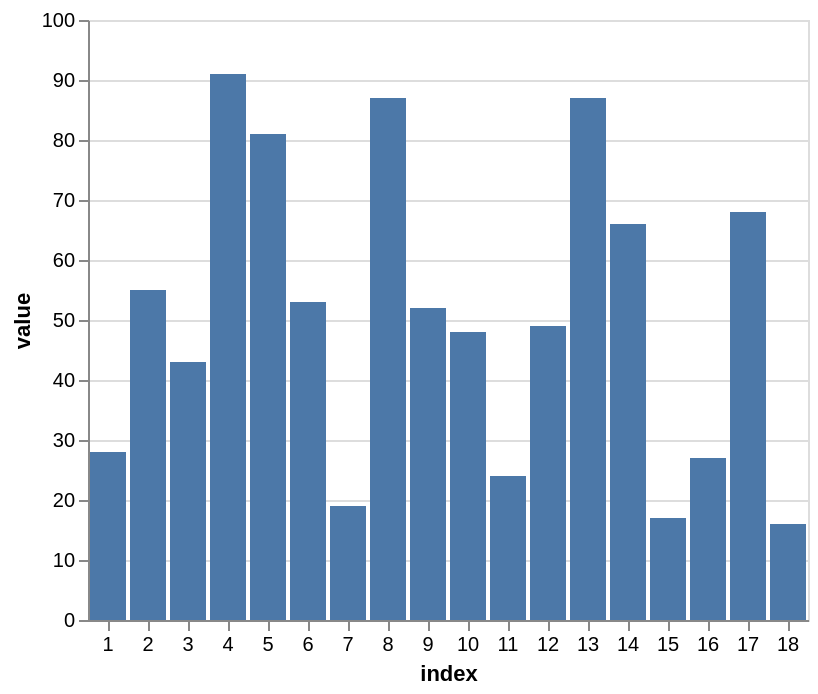

Express this chart as Vega-Lite.
### Vega-Lite specification from a JSON file in a GitHub repository (floating-point values rounded to 4 significant figures)
{"$schema": "https://vega.github.io/schema/vega-lite/v5.json", "description": "A simple bar chart with embedded data.", "data": {"values": [{"index": 1, "value": 28, "position": 1, "category": "A"}, {"index": 2, "value": 55, "position": 2, "category": "A"}, {"index": 3, "value": 43, "position": 3, "category": "A"}, {"index": 4, "value": 91, "position": 4, "category": "A"}, {"index": 5, "value": 81, "position": 5, "category": "A"}, {"index": 6, "value": 53, "position": 6, "category": "A"}, {"index": 7, "value": 19, "position": 1, "category": "B"}, {"index": 8, "value": 87, "position": 2, "category": "B"}, {"index": 9, "value": 52, "position": 3, "category": "B"}, {"index": 10, "value": 48, "position": 4, "category": "B"}, {"index": 11, "value": 24, "position": 5, "category": "B"}, {"index": 12, "value": 49, "position": 6, "category": "B"}, {"index": 13, "value": 87, "position": 1, "category": "C"}, {"index": 14, "value": 66, "position": 2, "category": "C"}, {"index": 15, "value": 17, "position": 3, "category": "C"}, {"index": 16, "value": 27, "position": 4, "category": "C"}, {"index": 17, "value": 68, "position": 5, "category": "C"}, {"index": 18, "value": 16, "position": 6, "category": "C"}]}, "mark": {"type": "bar", "tooltip": true}, "encoding": {"x": {"field": "index", "type": "nominal", "axis": {"labelAngle": 0}}, "y": {"field": "value", "type": "quantitative"}}}
